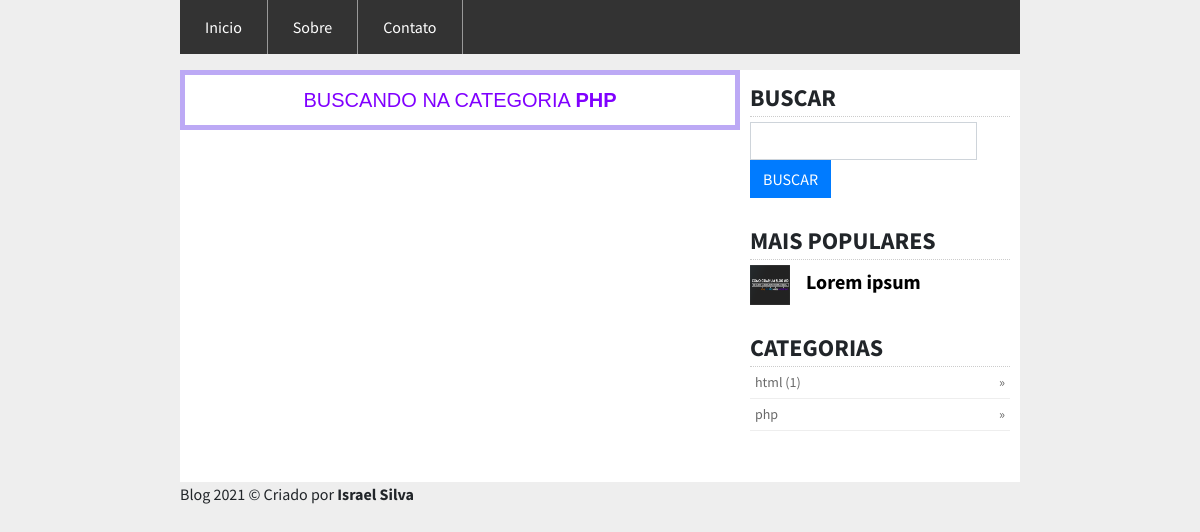
The page /categoria/6 on the database its author committed.
### tables this page shows
CREATE TABLE `categorias` (
  `id` int(11) NOT NULL,
  `categoria` varchar(200) NOT NULL
);

CREATE TABLE `posts` (
  `id` int(11) NOT NULL,
  `titulo` varchar(200) NOT NULL,
  `subtitulo` varchar(200) NOT NULL,
  `postagem` text NOT NULL,
  `imagem` varchar(200) NOT NULL,
  `data` varchar(200) NOT NULL,
  `categoria` varchar(200) NOT NULL,
  `id_postador` varchar(200) NOT NULL,
  `visualizacoes` int(200) NOT NULL DEFAULT '0'
);

### lib/functions.php (the view, shortened to what this page needs)
<?php
	function pdo(){
		$db_host = db_host;
		$db_usuario = db_usuario;
		$db_senha = db_senha;
		$db_banco = db_banco;
		try{
			return $pdo = new PDO("mysql:host={$db_host};dbname={$db_banco}", $db_usuario, $db_senha);
		}catch(PDOException $e){
			exit("Erro ao conectar-se ao banco: ".$e->getMessage());
		}
	}
	function paginacao(){
		$url = (isset($_GET['pagina'])) ? $_GET['pagina'] : 'inicio';
		$explode = explode('/', $url);
		$dir = 'pags/php/';
		$ext = '.php';
		if(file_exists($dir.$explode[0].$ext)){
			include($dir.$explode[0].$ext);
		}else{
			include($dir."p".$ext);
		}
	}
	function getNomeCategoria($id){
		$pdo = pdo();
		$stmt = $pdo->prepare("SELECT categoria FROM categorias WHERE id = :id");
		$stmt->execute([':id' => $id]);
		$dados = $stmt->fetch(PDO::FETCH_ASSOC);
		return $dados['categoria'];
	}
	function getPopularesPosts(){
		$pdo = pdo();
		$limite = totalPostsPorPagina;
		$stmt = $pdo->prepare("SELECT * FROM posts ORDER BY visualizacoes DESC LIMIT $limite");
		$stmt->execute();
		$total = $stmt->rowCount();
		if($total > 0){
			while($dados = $stmt->fetch(PDO::FETCH_ASSOC)){
				echo "<div class='content margin-top'>
	<div class='media'>
	  <img src='{$dados['imagem']}' class='mr-3'>
	  <div class='media-body'>
	    <h5 class='mt-0'><a href='{$dados['subtitulo']}'>{$dados['titulo']}</a></h5>
	  </div>
	</div>
</div>";
			}
		}
	}
	function getTotalPostsByCategoria($categoria){
		$pdo = pdo();
		$stmt = $pdo->prepare("SELECT * FROM posts WHERE categoria = :categoria");
		$stmt->execute([':categoria' => $categoria]);
		$total = $stmt->rowCount();
		if($total > 0){
			return "(".$total.")";
		}
	}
	function getCategoriasSite(){
		$pdo = pdo();
		$stmt = $pdo->prepare("SELECT * FROM categorias ORDER BY categoria ASC");
		$stmt->execute();
		$total = $stmt->rowCount();
		if($total > 0){
			while ($dados = $stmt->fetch(PDO::FETCH_ASSOC)) {
				echo "<li><a href='categoria/{$dados['id']}'>{$dados['categoria']} ".getTotalPostsByCategoria($dados['id'])."</a></li>";
			}
		}
	}
?>

### pags/php/categoria.php (shortened to what this page needs)
<div class="busca">
  BUSCANDO NA CATEGORIA <b><?php echo strtoupper(getNomeCategoria($explode['1']));?></b>
</div>
<br>

### css/style.css (style rules this page uses)
* { margin: 0px; padding: 0px; }
body { background-color: #EEE; font-family: 'Source Sans Pro', sans-serif; }
@media (min-width:992px) { body { margin-left: 15%; margin-right: 15%; } }
@media (min-width:992px) { .col-sm-8 .busca { border: 5px solid #BCA9F5; text-align: center; padding: 10px; font-size: 20px; color: #8000FF; font-family: 'Arial', sans-serif; } }
.menu-right .margin-top { margin-top: 5px; }
.menu-right .content { padding-bottom: 5px; }
.menu-right .content .mr-3 { width: 40px; height: 40px; }
.menu-right .content .mt-0 { font-weight: bold; padding-top: 5px; }
.menu-right .content .mt-0 a, a:hover { color: #000; text-decoration: none; }
.menu-right .content ul li { color: #696969; border-bottom: 1px solid #eee; padding: 5px; }
.menu-right .content ul li a { color: #696969; }
.menu-right .content ul li a::after { content: " \00BB \0020"; float: right; }

### rows shown on the page
categorias: categoria "PHP", categoria "php"
posts: imagem (picture), titulo "Lorem ipsum"
categorias: categoria "html", id "(1)"

### other values the page prints
titulo_site "Blog 2021"
